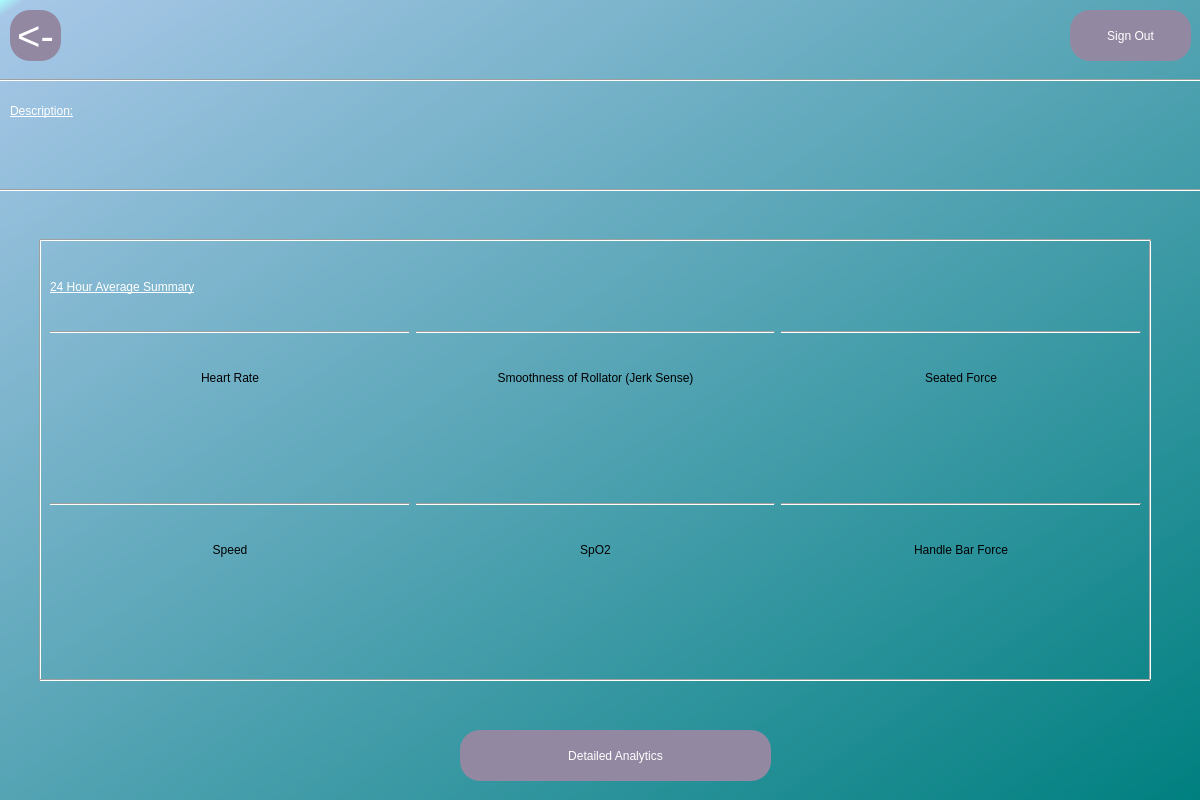
<?xml version="1.0" encoding="UTF-8"?>
<ui version="4.0">
 <class>Dialog</class>
 <widget class="QDialog" name="Dialog">
  <property name="geometry">
   <rect>
    <x>0</x>
    <y>0</y>
    <width>1200</width>
    <height>800</height>
   </rect>
  </property>
  <property name="windowTitle">
   <string>Dialog</string>
  </property>
  <widget class="QWidget" name="widget" native="true">
   <property name="geometry">
    <rect>
     <x>0</x>
     <y>0</y>
     <width>1200</width>
     <height>800</height>
    </rect>
   </property>
   <property name="styleSheet">
    <string notr="true">QWidget#widget{
background-color:qlineargradient(spread:pad, x1:0, y1:0, x2:1, y2:1, stop:0 rgba(170, 255, 255, 255), stop:0.0113636 rgba(167, 199, 231, 255), stop:1 rgba(0, 128, 128, 255))}</string>
   </property>
   <widget class="QPushButton" name="detailedAnalytics">
    <property name="geometry">
     <rect>
      <x>460</x>
      <y>730</y>
      <width>311</width>
      <height>51</height>
     </rect>
    </property>
    <property name="styleSheet">
     <string notr="true">border-radius: 20px;
font: 24pt &quot;Corbel&quot;;
color: rgb(255,255,255);
background-color: rgb(147, 136, 162)</string>
    </property>
    <property name="text">
     <string>Detailed Analytics</string>
    </property>
   </widget>
   <widget class="QLabel" name="WelcomeName">
    <property name="geometry">
     <rect>
      <x>310</x>
      <y>10</y>
      <width>591</width>
      <height>61</height>
     </rect>
    </property>
    <property name="font">
     <font>
      <family>Corbel</family>
      <pointsize>30</pointsize>
      <weight>50</weight>
      <italic>false</italic>
      <bold>false</bold>
      <underline>true</underline>
     </font>
    </property>
    <property name="styleSheet">
     <string notr="true">font: 30pt &quot;Corbel&quot;;
text-decoration: underline;
color: rgb(255,255,255);</string>
    </property>
    <property name="text">
     <string/>
    </property>
    <property name="alignment">
     <set>Qt::AlignCenter</set>
    </property>
   </widget>
   <widget class="Line" name="line">
    <property name="geometry">
     <rect>
      <x>-10</x>
      <y>70</y>
      <width>1211</width>
      <height>20</height>
     </rect>
    </property>
    <property name="orientation">
     <enum>Qt::Horizontal</enum>
    </property>
   </widget>
   <widget class="QLabel" name="Description">
    <property name="geometry">
     <rect>
      <x>10</x>
      <y>130</y>
      <width>1171</width>
      <height>41</height>
     </rect>
    </property>
    <property name="font">
     <font>
      <family>Corbel</family>
      <pointsize>16</pointsize>
      <weight>50</weight>
      <italic>false</italic>
      <bold>false</bold>
     </font>
    </property>
    <property name="styleSheet">
     <string notr="true">font: 16pt &quot;Corbel&quot;;
color: rgb(255,255,255);</string>
    </property>
    <property name="text">
     <string/>
    </property>
   </widget>
   <widget class="QLabel" name="label">
    <property name="geometry">
     <rect>
      <x>10</x>
      <y>90</y>
      <width>201</width>
      <height>41</height>
     </rect>
    </property>
    <property name="styleSheet">
     <string notr="true">font: 20pt &quot;Corbel&quot;;
text-decoration: underline;
color: rgb(255,255,255);</string>
    </property>
    <property name="text">
     <string>Description:</string>
    </property>
   </widget>
   <widget class="Line" name="line_2">
    <property name="geometry">
     <rect>
      <x>0</x>
      <y>180</y>
      <width>1211</width>
      <height>20</height>
     </rect>
    </property>
    <property name="orientation">
     <enum>Qt::Horizontal</enum>
    </property>
   </widget>
   <widget class="QWidget" name="gridLayoutWidget">
    <property name="geometry">
     <rect>
      <x>50</x>
      <y>249</y>
      <width>1091</width>
      <height>421</height>
     </rect>
    </property>
    <layout class="QGridLayout" name="gridLayout">
     <item row="6" column="1">
      <widget class="QLabel" name="SP">
       <property name="styleSheet">
        <string notr="true">font: 22pt &quot;Corbel&quot;;
color: rgb(255,255,255);</string>
       </property>
       <property name="text">
        <string/>
       </property>
       <property name="alignment">
        <set>Qt::AlignCenter</set>
       </property>
      </widget>
     </item>
     <item row="6" column="2">
      <widget class="QLabel" name="HF">
       <property name="styleSheet">
        <string notr="true">font: 22pt &quot;Corbel&quot;;
color: rgb(255,255,255);</string>
       </property>
       <property name="text">
        <string/>
       </property>
       <property name="alignment">
        <set>Qt::AlignCenter</set>
       </property>
      </widget>
     </item>
     <item row="2" column="2">
      <widget class="QLabel" name="label_4">
       <property name="styleSheet">
        <string notr="true">font: 16pt &quot;Corbel&quot;;
</string>
       </property>
       <property name="text">
        <string>Seated Force</string>
       </property>
       <property name="alignment">
        <set>Qt::AlignCenter</set>
       </property>
      </widget>
     </item>
     <item row="6" column="0">
      <widget class="QLabel" name="SD">
       <property name="styleSheet">
        <string notr="true">font: 22pt &quot;Corbel&quot;;
color: rgb(255,255,255);</string>
       </property>
       <property name="text">
        <string/>
       </property>
       <property name="alignment">
        <set>Qt::AlignCenter</set>
       </property>
      </widget>
     </item>
     <item row="1" column="0">
      <widget class="Line" name="line_7">
       <property name="orientation">
        <enum>Qt::Horizontal</enum>
       </property>
      </widget>
     </item>
     <item row="1" column="2">
      <widget class="Line" name="line_9">
       <property name="orientation">
        <enum>Qt::Horizontal</enum>
       </property>
      </widget>
     </item>
     <item row="3" column="2">
      <widget class="QLabel" name="SF">
       <property name="styleSheet">
        <string notr="true">font: 22pt &quot;Corbel&quot;;
color: rgb(255,255,255);</string>
       </property>
       <property name="text">
        <string/>
       </property>
       <property name="alignment">
        <set>Qt::AlignCenter</set>
       </property>
      </widget>
     </item>
     <item row="5" column="0">
      <widget class="QLabel" name="label_5">
       <property name="styleSheet">
        <string notr="true">font: 16pt &quot;Corbel&quot;;
</string>
       </property>
       <property name="text">
        <string>Speed</string>
       </property>
       <property name="alignment">
        <set>Qt::AlignCenter</set>
       </property>
      </widget>
     </item>
     <item row="2" column="1">
      <widget class="QLabel" name="label_3">
       <property name="styleSheet">
        <string notr="true">font: 16pt &quot;Corbel&quot;;
</string>
       </property>
       <property name="text">
        <string>Smoothness of Rollator (Jerk Sense)</string>
       </property>
       <property name="alignment">
        <set>Qt::AlignCenter</set>
       </property>
      </widget>
     </item>
     <item row="5" column="1">
      <widget class="QLabel" name="label_6">
       <property name="styleSheet">
        <string notr="true">font: 16pt &quot;Corbel&quot;;
</string>
       </property>
       <property name="text">
        <string>SpO2</string>
       </property>
       <property name="alignment">
        <set>Qt::AlignCenter</set>
       </property>
      </widget>
     </item>
     <item row="5" column="2">
      <widget class="QLabel" name="label_7">
       <property name="styleSheet">
        <string notr="true">font: 16pt &quot;Corbel&quot;;
</string>
       </property>
       <property name="text">
        <string>Handle Bar Force</string>
       </property>
       <property name="alignment">
        <set>Qt::AlignCenter</set>
       </property>
      </widget>
     </item>
     <item row="0" column="0">
      <widget class="QLabel" name="dailysummarytext">
       <property name="styleSheet">
        <string notr="true">font:  22pt &quot;Corbel&quot;;
text-decoration: underline;
color: rgb(255,255,255);</string>
       </property>
       <property name="text">
        <string>24 Hour Average Summary</string>
       </property>
      </widget>
     </item>
     <item row="2" column="0">
      <widget class="QLabel" name="label_2">
       <property name="styleSheet">
        <string notr="true">font: 16pt &quot;Corbel&quot;;</string>
       </property>
       <property name="text">
        <string>Heart Rate</string>
       </property>
       <property name="alignment">
        <set>Qt::AlignCenter</set>
       </property>
      </widget>
     </item>
     <item row="1" column="1">
      <widget class="Line" name="line_8">
       <property name="orientation">
        <enum>Qt::Horizontal</enum>
       </property>
      </widget>
     </item>
     <item row="4" column="0">
      <widget class="Line" name="line_10">
       <property name="orientation">
        <enum>Qt::Horizontal</enum>
       </property>
      </widget>
     </item>
     <item row="4" column="1">
      <widget class="Line" name="line_11">
       <property name="orientation">
        <enum>Qt::Horizontal</enum>
       </property>
      </widget>
     </item>
     <item row="4" column="2">
      <widget class="Line" name="line_12">
       <property name="orientation">
        <enum>Qt::Horizontal</enum>
       </property>
      </widget>
     </item>
     <item row="3" column="1">
      <widget class="QLabel" name="SR">
       <property name="styleSheet">
        <string notr="true">font: 22pt &quot;Corbel&quot;;
color: rgb(255,255,255);</string>
       </property>
       <property name="text">
        <string/>
       </property>
       <property name="alignment">
        <set>Qt::AlignCenter</set>
       </property>
      </widget>
     </item>
     <item row="3" column="0">
      <widget class="QLabel" name="HR">
       <property name="styleSheet">
        <string notr="true">font: 22pt &quot;Corbel&quot;;
color: rgb(255,255,255);</string>
       </property>
       <property name="text">
        <string/>
       </property>
       <property name="alignment">
        <set>Qt::AlignCenter</set>
       </property>
      </widget>
     </item>
    </layout>
   </widget>
   <widget class="Line" name="line_3">
    <property name="geometry">
     <rect>
      <x>30</x>
      <y>240</y>
      <width>20</width>
      <height>441</height>
     </rect>
    </property>
    <property name="orientation">
     <enum>Qt::Vertical</enum>
    </property>
   </widget>
   <widget class="Line" name="line_4">
    <property name="geometry">
     <rect>
      <x>1140</x>
      <y>240</y>
      <width>20</width>
      <height>441</height>
     </rect>
    </property>
    <property name="orientation">
     <enum>Qt::Vertical</enum>
    </property>
   </widget>
   <widget class="Line" name="line_5">
    <property name="geometry">
     <rect>
      <x>40</x>
      <y>230</y>
      <width>1111</width>
      <height>20</height>
     </rect>
    </property>
    <property name="orientation">
     <enum>Qt::Horizontal</enum>
    </property>
   </widget>
   <widget class="Line" name="line_6">
    <property name="geometry">
     <rect>
      <x>40</x>
      <y>670</y>
      <width>1111</width>
      <height>20</height>
     </rect>
    </property>
    <property name="orientation">
     <enum>Qt::Horizontal</enum>
    </property>
   </widget>
   <widget class="QPushButton" name="ReturnButton">
    <property name="geometry">
     <rect>
      <x>10</x>
      <y>10</y>
      <width>51</width>
      <height>51</height>
     </rect>
    </property>
    <property name="styleSheet">
     <string notr="true">border-radius: 20px;
font: 30pt;
color: rgb(255,255,255);
background-color: rgb(147, 136, 162)</string>
    </property>
    <property name="text">
     <string>&lt;-</string>
    </property>
   </widget>
   <widget class="QPushButton" name="SignOut">
    <property name="geometry">
     <rect>
      <x>1070</x>
      <y>10</y>
      <width>121</width>
      <height>51</height>
     </rect>
    </property>
    <property name="styleSheet">
     <string notr="true">border-radius: 20px;
font: 20pt &quot;Corbel&quot;;
color: rgb(255,255,255);
background-color: rgb(147, 136, 162)</string>
    </property>
    <property name="text">
     <string>Sign Out</string>
    </property>
   </widget>
  </widget>
 </widget>
 <resources/>
 <connections/>
</ui>
